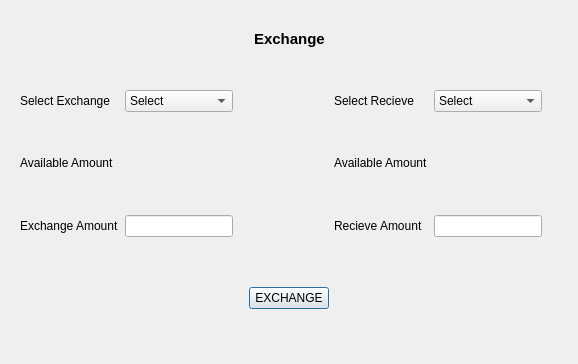
<?xml version="1.0" encoding="UTF-8"?>
<ui version="4.0">
 <class>exchangepage</class>
 <widget class="QDialog" name="exchangepage">
  <property name="geometry">
   <rect>
    <x>0</x>
    <y>0</y>
    <width>578</width>
    <height>364</height>
   </rect>
  </property>
  <property name="windowTitle">
   <string>Dialog</string>
  </property>
  <layout class="QGridLayout" name="gridLayout_7">
   <item row="0" column="0">
    <widget class="QFrame" name="frame">
     <property name="frameShape">
      <enum>QFrame::NoFrame</enum>
     </property>
     <property name="frameShadow">
      <enum>QFrame::Raised</enum>
     </property>
     <layout class="QGridLayout" name="gridLayout_4">
      <item row="2" column="0">
       <layout class="QGridLayout" name="gridLayout_3">
        <item row="0" column="1">
         <widget class="QComboBox" name="comboBox">
          <item>
           <property name="text">
            <string>Select</string>
           </property>
          </item>
          <item>
           <property name="text">
            <string>Bitcoin</string>
           </property>
          </item>
          <item>
           <property name="text">
            <string>Litecoin</string>
           </property>
          </item>
          <item>
           <property name="text">
            <string>Dogecoin</string>
           </property>
          </item>
         </widget>
        </item>
        <item row="0" column="5">
         <widget class="QComboBox" name="select_recieve_comboBox">
          <item>
           <property name="text">
            <string>Select</string>
           </property>
          </item>
          <item>
           <property name="text">
            <string>Bitcoin</string>
           </property>
          </item>
          <item>
           <property name="text">
            <string>Litecoin</string>
           </property>
          </item>
          <item>
           <property name="text">
            <string>Dogecoin</string>
           </property>
          </item>
         </widget>
        </item>
        <item row="4" column="1">
         <widget class="QLineEdit" name="exchange_amount_lineEdit"/>
        </item>
        <item row="4" column="5">
         <widget class="QLineEdit" name="lineEdit_2">
          <property name="readOnly">
           <bool>true</bool>
          </property>
         </widget>
        </item>
        <item row="0" column="0">
         <widget class="QLabel" name="label_4">
          <property name="text">
           <string>Select Exchange</string>
          </property>
         </widget>
        </item>
        <item row="0" column="4">
         <widget class="QLabel" name="label_5">
          <property name="text">
           <string>Select Recieve</string>
          </property>
         </widget>
        </item>
        <item row="4" column="0">
         <widget class="QLabel" name="label_6">
          <property name="text">
           <string>Exchange Amount</string>
          </property>
         </widget>
        </item>
        <item row="4" column="2">
         <widget class="QLabel" name="unit_exchange_amount_label">
          <property name="text">
           <string>   </string>
          </property>
         </widget>
        </item>
        <item row="4" column="6">
         <widget class="QLabel" name="unit_recieve_amount_label">
          <property name="text">
           <string>   </string>
          </property>
         </widget>
        </item>
        <item row="4" column="4">
         <widget class="QLabel" name="label_7">
          <property name="text">
           <string>Recieve Amount</string>
          </property>
         </widget>
        </item>
        <item row="2" column="0">
         <widget class="QLabel" name="label_8">
          <property name="text">
           <string>Available Amount</string>
          </property>
         </widget>
        </item>
        <item row="2" column="1">
         <widget class="QLabel" name="available_amount_exchange_label">
          <property name="text">
           <string/>
          </property>
         </widget>
        </item>
        <item row="2" column="2">
         <widget class="QLabel" name="unit_available_amoun_label">
          <property name="text">
           <string>   </string>
          </property>
         </widget>
        </item>
        <item row="6" column="0" colspan="7">
         <spacer name="verticalSpacer_3">
          <property name="orientation">
           <enum>Qt::Vertical</enum>
          </property>
          <property name="sizeHint" stdset="0">
           <size>
            <width>20</width>
            <height>40</height>
           </size>
          </property>
         </spacer>
        </item>
        <item row="2" column="4">
         <widget class="QLabel" name="label_2">
          <property name="text">
           <string>Available Amount</string>
          </property>
         </widget>
        </item>
        <item row="2" column="5">
         <widget class="QLabel" name="available_amount_recieve_label">
          <property name="text">
           <string/>
          </property>
         </widget>
        </item>
        <item row="2" column="6">
         <widget class="QLabel" name="unit_available_amount_recieve_label">
          <property name="text">
           <string>   </string>
          </property>
         </widget>
        </item>
        <item row="2" column="3">
         <spacer name="horizontalSpacer_5">
          <property name="orientation">
           <enum>Qt::Horizontal</enum>
          </property>
          <property name="sizeHint" stdset="0">
           <size>
            <width>40</width>
            <height>20</height>
           </size>
          </property>
         </spacer>
        </item>
        <item row="1" column="1">
         <spacer name="verticalSpacer_4">
          <property name="orientation">
           <enum>Qt::Vertical</enum>
          </property>
          <property name="sizeHint" stdset="0">
           <size>
            <width>20</width>
            <height>40</height>
           </size>
          </property>
         </spacer>
        </item>
        <item row="3" column="1">
         <spacer name="verticalSpacer_5">
          <property name="orientation">
           <enum>Qt::Vertical</enum>
          </property>
          <property name="sizeHint" stdset="0">
           <size>
            <width>20</width>
            <height>40</height>
           </size>
          </property>
         </spacer>
        </item>
       </layout>
      </item>
      <item row="1" column="0">
       <spacer name="verticalSpacer_2">
        <property name="orientation">
         <enum>Qt::Vertical</enum>
        </property>
        <property name="sizeHint" stdset="0">
         <size>
          <width>20</width>
          <height>40</height>
         </size>
        </property>
       </spacer>
      </item>
      <item row="6" column="0">
       <spacer name="verticalSpacer">
        <property name="orientation">
         <enum>Qt::Vertical</enum>
        </property>
        <property name="sizeHint" stdset="0">
         <size>
          <width>20</width>
          <height>40</height>
         </size>
        </property>
       </spacer>
      </item>
      <item row="0" column="0">
       <widget class="QFrame" name="frame_2">
        <property name="frameShape">
         <enum>QFrame::NoFrame</enum>
        </property>
        <property name="frameShadow">
         <enum>QFrame::Raised</enum>
        </property>
        <layout class="QGridLayout" name="gridLayout">
         <item row="0" column="0">
          <layout class="QGridLayout" name="gridLayout_2">
           <item row="0" column="1">
            <widget class="QLabel" name="label">
             <property name="font">
              <font>
               <pointsize>11</pointsize>
               <weight>75</weight>
               <bold>true</bold>
              </font>
             </property>
             <property name="text">
              <string>Exchange</string>
             </property>
            </widget>
           </item>
           <item row="0" column="0">
            <spacer name="horizontalSpacer">
             <property name="orientation">
              <enum>Qt::Horizontal</enum>
             </property>
             <property name="sizeHint" stdset="0">
              <size>
               <width>40</width>
               <height>20</height>
              </size>
             </property>
            </spacer>
           </item>
           <item row="0" column="2">
            <spacer name="horizontalSpacer_2">
             <property name="orientation">
              <enum>Qt::Horizontal</enum>
             </property>
             <property name="sizeHint" stdset="0">
              <size>
               <width>40</width>
               <height>20</height>
              </size>
             </property>
            </spacer>
           </item>
          </layout>
         </item>
        </layout>
       </widget>
      </item>
      <item row="3" column="0">
       <widget class="QFrame" name="frame_3">
        <property name="frameShape">
         <enum>QFrame::NoFrame</enum>
        </property>
        <property name="frameShadow">
         <enum>QFrame::Raised</enum>
        </property>
        <layout class="QGridLayout" name="gridLayout_5">
         <item row="0" column="0">
          <layout class="QGridLayout" name="gridLayout_6">
           <item row="0" column="0">
            <spacer name="horizontalSpacer_3">
             <property name="orientation">
              <enum>Qt::Horizontal</enum>
             </property>
             <property name="sizeHint" stdset="0">
              <size>
               <width>40</width>
               <height>20</height>
              </size>
             </property>
            </spacer>
           </item>
           <item row="0" column="2">
            <spacer name="horizontalSpacer_4">
             <property name="orientation">
              <enum>Qt::Horizontal</enum>
             </property>
             <property name="sizeHint" stdset="0">
              <size>
               <width>40</width>
               <height>20</height>
              </size>
             </property>
            </spacer>
           </item>
           <item row="0" column="1">
            <widget class="QPushButton" name="pushButton">
             <property name="text">
              <string>EXCHANGE</string>
             </property>
            </widget>
           </item>
          </layout>
         </item>
        </layout>
       </widget>
      </item>
     </layout>
    </widget>
   </item>
  </layout>
 </widget>
 <resources/>
 <connections/>
</ui>
